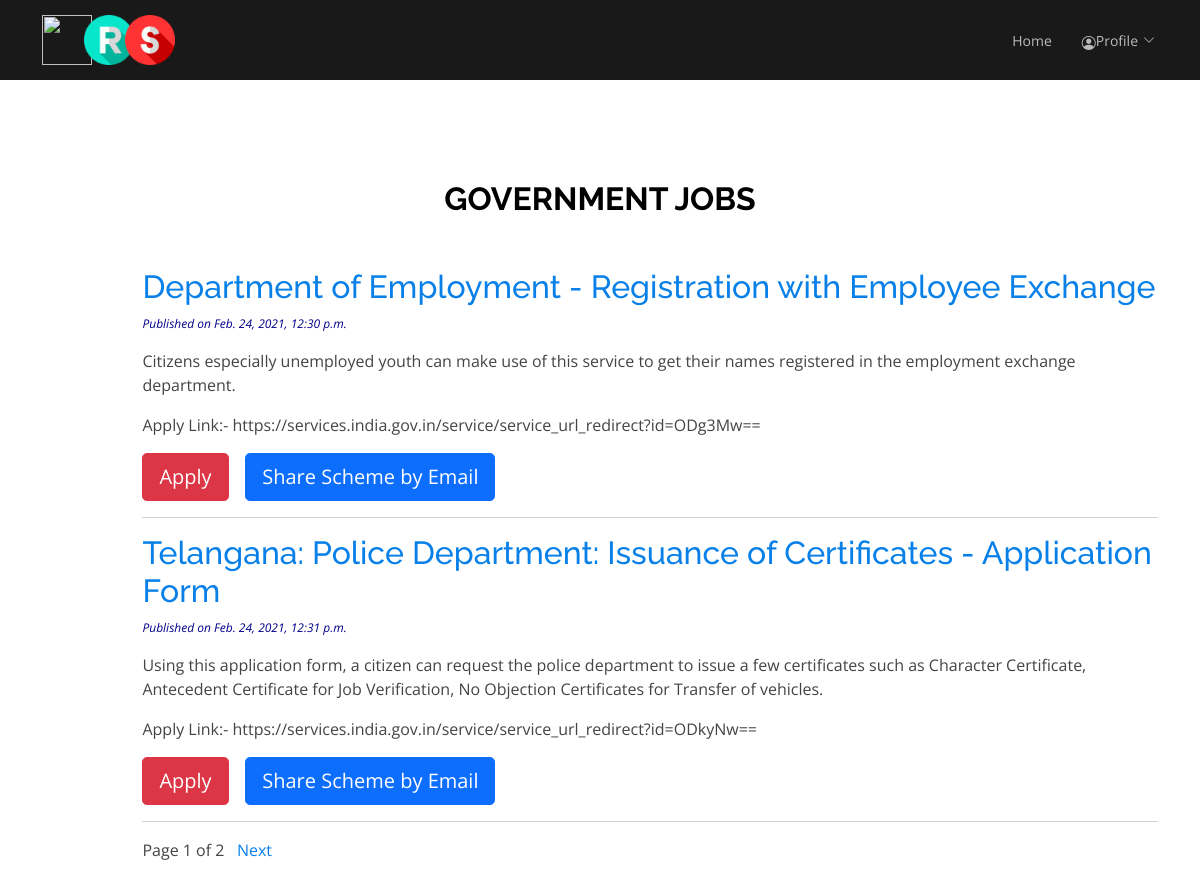
The page /gov_jobs_list/ (signed in) on the database its author committed.
### crs_App/models.py (models this page shows, shortened)
class GovernmentJobsModel(models.Model):
    STATUS_CHOICES = (('draft','Draft'),('published','Published'))
    title = models.CharField(max_length=256)
    slug_field = models.SlugField(max_length=256,unique_for_date='publish')
    body = models.TextField()
    link = models.URLField(max_length=100)
    publish = models.DateTimeField(default=timezone.now)
    created = models.DateTimeField(auto_now_add=True)
    updated = models.DateTimeField(auto_now=True)
    status = models.CharField(max_length=10,choices=STATUS_CHOICES,default='draft')
    class Meta:
        ordering=('-publish',)

### crs_App/views.py (the view)
# urls.py: path('gov_jobs_list/',views.gov_jobs_list_view,name='gov_jobs_list'),
@login_required
def gov_jobs_list_view(request):
    jobs_list = GovernmentJobsModel.objects.order_by('id')
    main_title = 'Government Jobs'
    paginator = Paginator(jobs_list, 2)
    page = request.GET.get('page')
    try:
        post = paginator.page(page)
    except PageNotAnInteger:
        post = paginator.page(1)
    except EmptyPage:
        post = paginator.page(paginator.num_pages)
    my_dict = {'jobs_list': jobs_list, 'main_title': main_title, 'post': post, 'page': page}
    return render(request, "jobs_list.html", context=my_dict)

### templates/jobs_list.html
<!DOCTYPE html>
{% extends 'templates/base2.html' %}
    {% block body_block %}
    <section style="margin-top: 10%" id="services" class="services">
      <div class="container" data-aos="fade-up">
        <div class="section-title">
          <h2>Government Jobs</h2>
        </div>
        <div class="list_content">
                {% block content %}
                    {% if jobs_list %}
                        {% for post in post  %}
                            <a href="{{ post.get_absolute_url }}"><h2>{{ post.title }}</h2></a>
                            <p id="date">Published on {{ post.publish }}</p>
                                {{ post.body|linebreaks }}
                            <p>Apply Link:- {{ post.link }}</p>
                            <a href="{{ post.link }}" type="submit" class="btn btn-lg btn-danger">Apply</a>&nbsp;&nbsp;&nbsp;
                            <a href="#" type="submit" class="btn btn-lg btn-primary">Share Scheme by Email</a><hr>
                        {% endfor %}
                        {% include 'templates/pagination.html' with page=post %}
                     {% else %}
                        <p>No Schemes here...!</p>
                    {% endif %}
                {% endblock %}
        </div>
      </div>
    </section>
    {% endblock %}

### static/assets/css/style.css (style rules this page uses)
body { font-family: "Open Sans", sans-serif; color: #444444; }
a { text-decoration: none; color: #0880e8; }
h1, h2, h3, h4, h5, h6 { font-family: "Raleway", sans-serif; }
section { padding: 60px 0; overflow: hidden; }
.section-title { text-align: center; padding-bottom: 30px; }
.section-title h2 { font-size: 32px; font-weight: bold; text-transform: uppercase; margin-bottom: 20px; padding-bottom: 0; color: black; }
#date { font-size: 12px; font-style: italic; color: darkblue; }
.list_content { margin-left: 9%; }

### rows shown on the page
GovernmentJobsModel: title "Department of Employment - Registration with Employee Exchange", publish "Feb. 24, 2021, 12:30 p.m.", body "Citizens especially unemployed youth can make use of this service to get their names registered in the employment exchange department.", link "https://services.india.gov.in/service/service_url_redirect?id=ODg3Mw=="
GovernmentJobsModel: title "Telangana: Police Department: Issuance of Certificates - Application Form", publish "Feb. 24, 2021, 12:31 p.m.", body "Using this application form, a citizen can request the police department to issue a few certificates such as Character Certificate, Antecedent Certificate for Job Verification, No Objection Certificates for Transfer of vehicles.", link "https://services.india.gov.in/service/service_url_redirect?id=ODkyNw=="

### other values the page prints
{{ page.number }} "1"
{{ page.paginator.num_pages }} "2"
